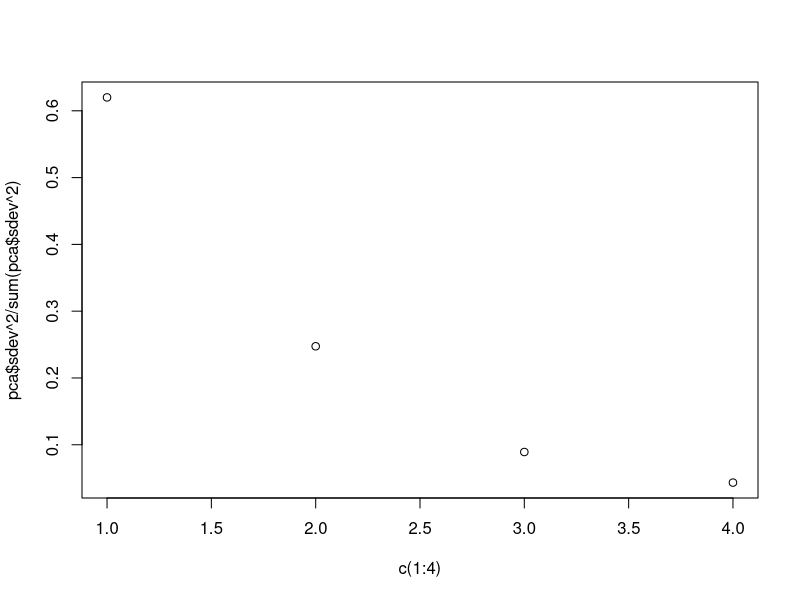

Source code (R):
# 3.a 
myDataFrame <- as.data.frame(USArrests)
str(myDataFrame)
mean(myDataFrame$Murder)
sd(myDataFrame$Murder)
mean(myDataFrame$Assault)
sd(myDataFrame$Assault)
mean(myDataFrame$UrbanPop)
sd(myDataFrame$UrbanPop)
mean(myDataFrame$Rape)
sd(myDataFrame$Rape)

# 3.b
prcomp(myDataFrame, scale=TRUE)

# 3.c
pca <- prcomp(myDataFrame, scale=TRUE)
summary(pca)

# 3.d
pca$rotation

# 3.3
plot(c(1:4), pca$sdev^2 / sum(pca$sdev^2))